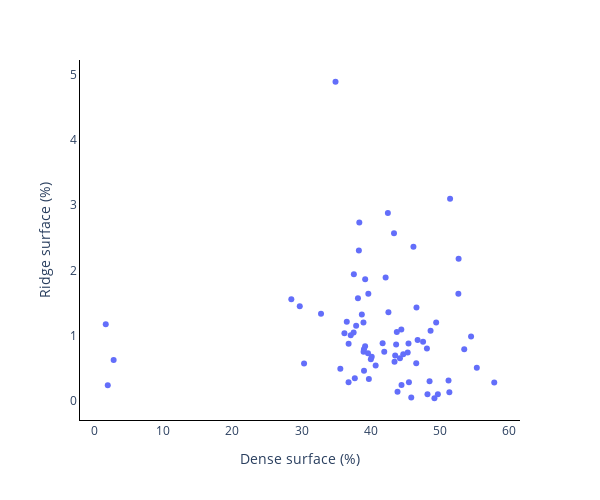

Source (notebook cell):
### Code cell
df['ridge_surface_perc'] = df['ridge_surface'] * 100
df['dense_surface_perc'] = df['dense_surface'] * 100
to_plot = df[['ridge_surface_perc','dense_surface_perc','nr']].merge(archive['ROI-index'],left_index=True,right_index=True)

fig = px.scatter(to_plot,x='dense_surface_perc',y='ridge_surface_perc',hover_data='nr',width=600, height=500,
                 labels=dict(dense_surface_perc="Dense surface (%)", ridge_surface_perc="Ridge surface (%)")
)

fig.update_layout({
    'plot_bgcolor': 'rgba(255,255,255,1)',
    'paper_bgcolor': 'rgba(255,255,255,1)',
    'xaxis': dict(
        zeroline = False,
        showgrid = False,
        tickmode = 'linear',
        tick0 = 0,
        dtick = 10,
        showline=True,
        linewidth = 1,
        linecolor='black'
    ),
    'yaxis': dict(
        zeroline = False,
        showgrid = False,
        tickmode = 'linear',
        tick0 = 0,
        dtick = 1,
        showline=True,
        linewidth = 1,
        linecolor='black'
    )
})

#fig.update_xaxes(showline=True, linewidth=1, linecolor='black')
#fig.update_yaxes(showline=True, linewidth=1, linecolor='black')
fig.show()

### Figure 1 — Plotly figure (JSON) as saved in the notebook; plotly's stock layout.template omitted (floating-point values rounded to 4 significant figures)
{"data": [{"customdata": [[0], [1], [2], [3], [4], [5], [6], [7], [8], [9], [10], [11], [12], [13], [14], [15], [16], [17], [18], [19], [20], [21], [22], [23], [24], [25], [26], [27], [28], [29], [30], [31], [32], [33], [34], [35], [36], [37], [38], [39], [40], [41], [42], [43], [44], [45], [46], [47], [48], [49], [50], [51], [52], [53], [54], [55], [56], [57], [58], [59], [60], [61], [62], [63], [64], [65], [66], [67], [68], [69], [70], [71], [72], [73]], "hovertemplate": "Dense surface (%)=%{x}<br>Ridge surface (%)=%{y}<br>nr=%{customdata[0]}<extra></extra>", "legendgroup": "", "marker": {"color": "#636efa", "symbol": "circle"}, "mode": "markers", "name": "", "orientation": "v", "showlegend": false, "type": "scatter", "x": [48.54, 48.16, 42.18, 49.5, 44.48, 1.946, 40.17, 41.98, 47.6, 48.24, 2.797, 36.82, 44.73, 43.7, 51.41, 49.25, 43.9, 49.74, 35.62, 53.56, 45.55, 45.89, 39.75, 36.81, 39.05, 37.72, 30.37, 40.04, 37.13, 37.55, 29.75, 36.55, 46.81, 40.74, 38.17, 39.22, 34.93, 1.654, 38.31, 43.47, 43.56, 46.61, 39.68, 38.74, 41.74, 45.38, 46.21, 39.04, 46.65, 52.75, 38.99, 44.45, 38.37, 51.51, 45.49, 44.26, 43.8, 32.83, 54.55, 38.97, 28.53, 42.5, 39.21, 51.29, 39.63, 42.58, 43.39, 37.58, 37.91, 36.21, 48.69, 55.38, 52.71, 57.91], "xaxis": "x", "y": [0.3025, 0.8031, 1.89, 1.202, 0.2449, 0.243, 0.6789, 0.7531, 0.9072, 0.1041, 0.6268, 0.8779, 0.7149, 0.8662, 0.1355, 0.04321, 0.1436, 0.1031, 0.4931, 0.7923, 0.2867, 0.05555, 0.3374, 0.2867, 0.4623, 0.3499, 0.5766, 0.64, 1.006, 1.049, 1.449, 1.213, 0.9338, 0.5453, 1.574, 1.863, 4.886, 1.175, 2.304, 0.6019, 0.6993, 0.578, 1.641, 1.323, 0.8858, 0.7423, 2.363, 0.7934, 1.43, 2.177, 0.7567, 1.097, 2.733, 3.095, 0.882, 0.656, 1.056, 1.336, 0.9874, 1.201, 1.558, 2.879, 0.839, 0.3144, 0.7312, 1.36, 2.57, 1.94, 1.152, 1.038, 1.076, 0.5091, 1.642, 0.2837], "yaxis": "y"}], "layout": {"height": 500, "legend": {"tracegroupgap": 0}, "margin": {"t": 60}, "paper_bgcolor": "rgba(255,255,255,1)", "plot_bgcolor": "rgba(255,255,255,1)", "width": 600, "xaxis": {"anchor": "y", "domain": [0, 1], "dtick": 10, "linecolor": "black", "linewidth": 1, "showgrid": false, "showline": true, "tick0": 0, "tickmode": "linear", "title": {"text": "Dense surface (%)"}, "zeroline": false}, "yaxis": {"anchor": "x", "domain": [0, 1], "dtick": 1, "linecolor": "black", "linewidth": 1, "showgrid": false, "showline": true, "tick0": 0, "tickmode": "linear", "title": {"text": "Ridge surface (%)"}, "zeroline": false}}}
